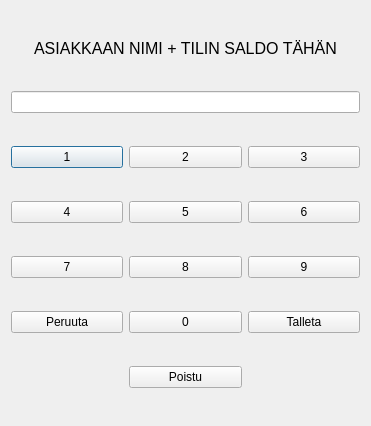
<?xml version="1.0" encoding="UTF-8"?>
<ui version="4.0">
 <class>TalletaWindow</class>
 <widget class="QDialog" name="TalletaWindow">
  <property name="geometry">
   <rect>
    <x>0</x>
    <y>0</y>
    <width>371</width>
    <height>426</height>
   </rect>
  </property>
  <property name="sizePolicy">
   <sizepolicy hsizetype="Fixed" vsizetype="Fixed">
    <horstretch>0</horstretch>
    <verstretch>0</verstretch>
   </sizepolicy>
  </property>
  <property name="minimumSize">
   <size>
    <width>371</width>
    <height>426</height>
   </size>
  </property>
  <property name="maximumSize">
   <size>
    <width>371</width>
    <height>426</height>
   </size>
  </property>
  <property name="windowTitle">
   <string>Dialog</string>
  </property>
  <property name="windowIcon">
   <iconset resource="Pictures/src.qrc">
    <normaloff>:/images/piggy-bank.png</normaloff>:/images/piggy-bank.png</iconset>
  </property>
  <layout class="QGridLayout" name="gridLayout">
   <item row="4" column="0">
    <widget class="QPushButton" name="pushButton_1">
     <property name="text">
      <string>1</string>
     </property>
    </widget>
   </item>
   <item row="5" column="1">
    <widget class="QPushButton" name="pushButton_5">
     <property name="text">
      <string>5</string>
     </property>
    </widget>
   </item>
   <item row="4" column="1">
    <widget class="QPushButton" name="pushButton_2">
     <property name="text">
      <string>2</string>
     </property>
    </widget>
   </item>
   <item row="6" column="0">
    <widget class="QPushButton" name="pushButton_7">
     <property name="text">
      <string>7</string>
     </property>
    </widget>
   </item>
   <item row="5" column="0">
    <widget class="QPushButton" name="pushButton_4">
     <property name="text">
      <string>4</string>
     </property>
    </widget>
   </item>
   <item row="7" column="2">
    <widget class="QPushButton" name="TalletaButton">
     <property name="text">
      <string>Talleta</string>
     </property>
    </widget>
   </item>
   <item row="6" column="2">
    <widget class="QPushButton" name="pushButton_9">
     <property name="text">
      <string>9</string>
     </property>
    </widget>
   </item>
   <item row="8" column="1">
    <widget class="QPushButton" name="PoistuButton">
     <property name="text">
      <string>Poistu</string>
     </property>
    </widget>
   </item>
   <item row="7" column="1">
    <widget class="QPushButton" name="pushButton_0">
     <property name="text">
      <string>0</string>
     </property>
    </widget>
   </item>
   <item row="6" column="1">
    <widget class="QPushButton" name="pushButton_8">
     <property name="text">
      <string>8</string>
     </property>
    </widget>
   </item>
   <item row="5" column="2">
    <widget class="QPushButton" name="pushButton_6">
     <property name="text">
      <string>6</string>
     </property>
    </widget>
   </item>
   <item row="4" column="2">
    <widget class="QPushButton" name="pushButton_3">
     <property name="text">
      <string>3</string>
     </property>
    </widget>
   </item>
   <item row="7" column="0">
    <widget class="QPushButton" name="PeruutaButton">
     <property name="text">
      <string>Peruuta</string>
     </property>
    </widget>
   </item>
   <item row="1" column="0" colspan="3">
    <widget class="QLineEdit" name="Talleta_lineEdit"/>
   </item>
   <item row="0" column="0" colspan="3">
    <widget class="QLabel" name="label">
     <property name="maximumSize">
      <size>
       <width>16777215</width>
       <height>20</height>
      </size>
     </property>
     <property name="font">
      <font>
       <family>MS Shell Dlg 2</family>
       <pointsize>12</pointsize>
       <kerning>true</kerning>
      </font>
     </property>
     <property name="layoutDirection">
      <enum>Qt::LeftToRight</enum>
     </property>
     <property name="autoFillBackground">
      <bool>false</bool>
     </property>
     <property name="text">
      <string>ASIAKKAAN NIMI + TILIN SALDO TÄHÄN</string>
     </property>
     <property name="alignment">
      <set>Qt::AlignCenter</set>
     </property>
     <property name="textInteractionFlags">
      <set>Qt::NoTextInteraction</set>
     </property>
    </widget>
   </item>
  </layout>
  <zorder>pushButton_1</zorder>
  <zorder>pushButton_2</zorder>
  <zorder>pushButton_3</zorder>
  <zorder>pushButton_4</zorder>
  <zorder>pushButton_5</zorder>
  <zorder>pushButton_6</zorder>
  <zorder>pushButton_7</zorder>
  <zorder>pushButton_8</zorder>
  <zorder>Talleta_lineEdit</zorder>
  <zorder>pushButton_9</zorder>
  <zorder>pushButton_0</zorder>
  <zorder>TalletaButton</zorder>
  <zorder>PeruutaButton</zorder>
  <zorder>PoistuButton</zorder>
  <zorder>label</zorder>
 </widget>
 <resources>
  <include location="Pictures/src.qrc"/>
 </resources>
 <connections/>
</ui>
